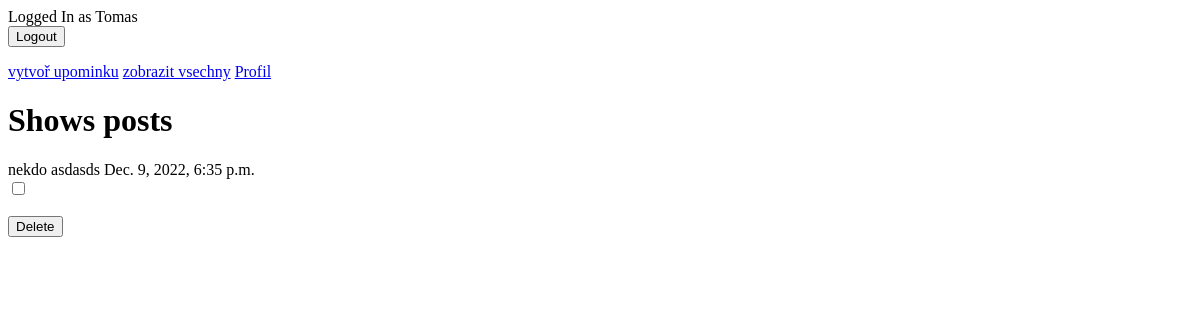
The page /posts/ (signed in) on the database as committed earlier.
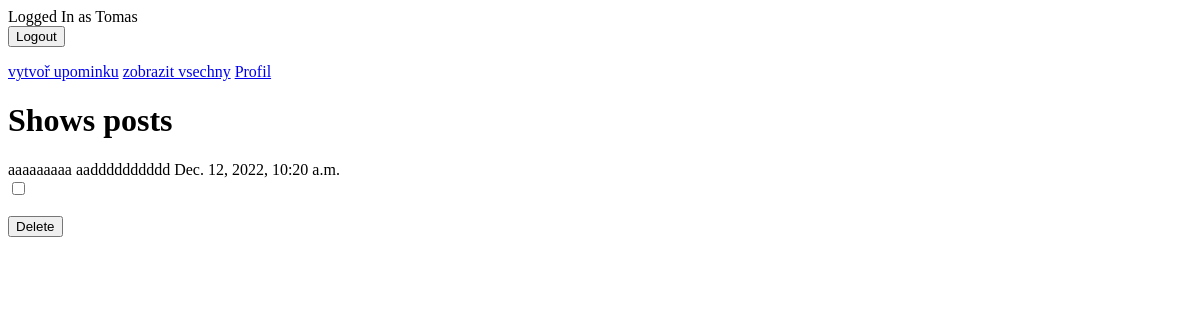
The same page on the database as committed later.
### ToDoApp/models.py (models this page shows, shortened)
class TodoModel(models.Model):
    title = models.CharField(max_length=100)
    memo = models.TextField(blank=True)
    created = models.DateTimeField(auto_now_add=True)
    datecompleted = models.DateTimeField(null=True, blank=True)
    important = models.BooleanField(default=False)
    user = models.ForeignKey(User, on_delete=models.CASCADE)

### ToDoApp/views.py (the view)
# urls.py: path('posts/', views.show_posts, name='showposts'),
def show_posts(request):
    mydata = TodoModel.objects.filter(user=request.user)
    if not mydata:
        messages.error(request, 'Nemáte žadné příspěvky', extra_tags='noposts')
        return render(request, 'ToDoApp/show_posts.html', {'mydata' : mydata})
    else:
        if request.method == "POST":
            id_list = request.POST.getlist('boxes')
            if not id_list:
                return render(request, 'ToDoApp/show_posts.html', {'mydata' : mydata})
            else:
                mydata.filter(pk__in=id_list).delete()
                messages.success(request, ("Delete data was success!"))
                return redirect('current')
        else:
            return render(request, 'ToDoApp/show_posts.html', {'mydata' : mydata})

### ToDoApp/templates/ToDoApp/show_posts.html (shortened to what this page needs)
{% extends 'ToDoApp/base.html' %}
{% block content %}
    <h1>Shows posts</h1>
<form action="" method=POST>
    {% for post in mydata %}
    <tr>
        <td>{{ post.title }}</td>
        <td>{{ post.memo }}</td>
        <td>{{ post.created }}</td>
        <br>
        <td>
            {% if post.approved %}
            <div class="form-check">
                <input class="form-check-input" type="checkbox" checked="checked" value={{post.id}} name="boxes">
            </div>
            {% else %}
            <div class="form-check">
                <input class="form-check-input" type="checkbox" value={{post.id}} name="boxes">
            </div>
            {% endif %}
        </td>
        <br>
    </tr>
{% endfor %}
     {% if not mydata %}
     <button  type="submit" disabled>Delete</button>
     {% else %}
     <button  type="submit">Delete</button>
     {% endif %}
{% endblock %}

### ToDoApp/templates/ToDoApp/base.html (shortened to what this page needs)
{% if user.is_authenticated %}
Logged In as {{ user.username }}
<form action="{% url 'logoutuser' %}" method="POST">
    <button type="submit" >Logout</button>
</form>
<a href="{% url 'createtodo' %}">vytvoř upominku</a>
<a href="{% url 'showposts' %}">zobrazit vsechny</a>
<a href="{% url 'profile' %}">Profil</a>
{% else %}
<a href="{% url 'home' %}">home</a>
<a href="{% url 'signupuser' %}">SignUp</a>
<a href="{% url 'loginuser' %}">Login</a>
{% endif %}
{% block content %}
{% endblock %}

Rows that differ between the two databases and show on the page:
removed TodoModel: title "nekdo", memo "asdasds", created "Dec. 9, 2022, 6:35 p.m."
added TodoModel: title "aaaaaaaaa", memo "aadddddddddd", created "Dec. 12, 2022, 10:20 a.m."
